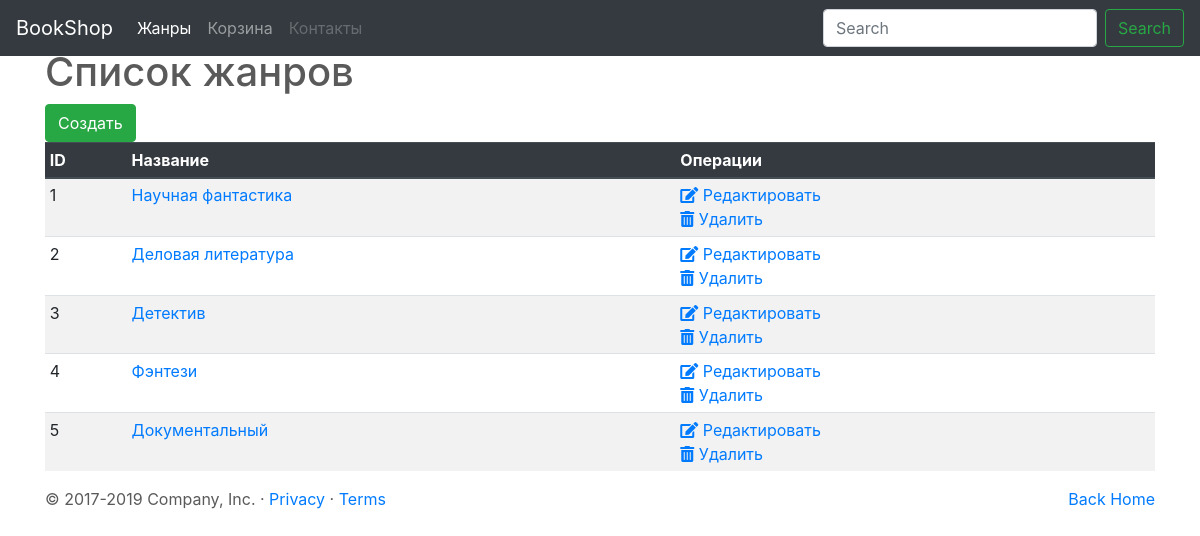
The app's page /genre/, older data.
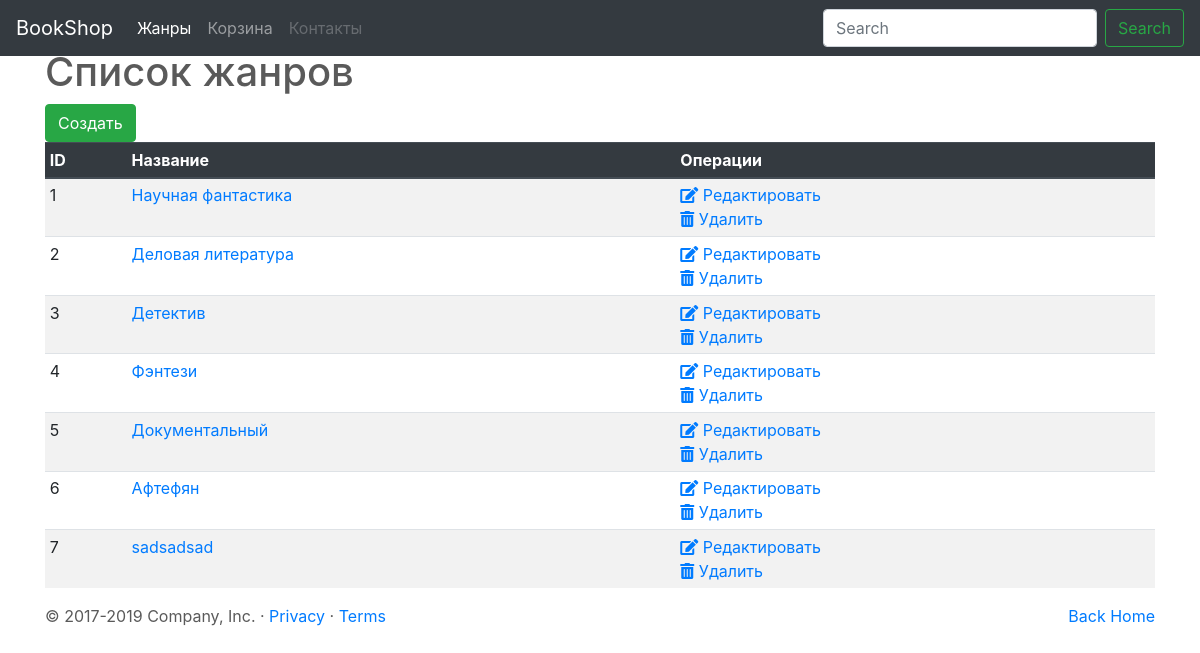
The same page, newer data.
### genre/models.py (models this page shows, shortened)
class Genre(models.Model):
    name=models.CharField(max_length=50, verbose_name="Название жанра")
    description=models.TextField (blank=True, null=True, verbose_name="Описание жанра")

### genre/views.py (the view)
# urls.py: path('', views.ViewGenres.as_view(), name="list"),
class ViewGenres(ListView):
    template_name = 'genre_list.html'
    model = Genre
    paginate_by = 100

### genre/templates/genre_list.html (shortened to what this page needs)
{% extends 'base.html' %}
{% block content %}
<div class ='container'>
<h1>Список жанров</h1>
<a href="{% url 'genre:create' %}"><button type="button" class="btn btn-success">Cоздать</button></a>
<table class= "table table-striped table-sm">
    <thead class="thead-dark">
        <tr>
            <th scope="col">ID</th>
            <th scope="col">Название</th>
            <th scope="col">Операции</th>
        </tr>
    </thead>
    <tbody>
        {% for obj in object_list %}
            <tr>
                <td scope="row">{{obj.id}}</td>
                <td><a href="{% url 'genre:detail' obj.pk %}">{{obj.name}}</a></td>
                <td><a href="{% url 'genre:edit' obj.pk %}"><i class="fas fa-edit"></i> Редактировать</a><br>
                    <a href="{% url 'genre:delete' obj.pk %}"><i class="fas fa-trash-alt"></i> Удалить</a></td>
            </tr>
        {% empty %}
            <tr>Нет жанров.</tr>
        {% endfor %}
    </tbody>
</table>
</div>
{% endblock %}

Row changes from the older to the newer data that the page shows:
added Genre: id "6", name "Афтефян"
added Genre: id "7", name "sadsadsad"
